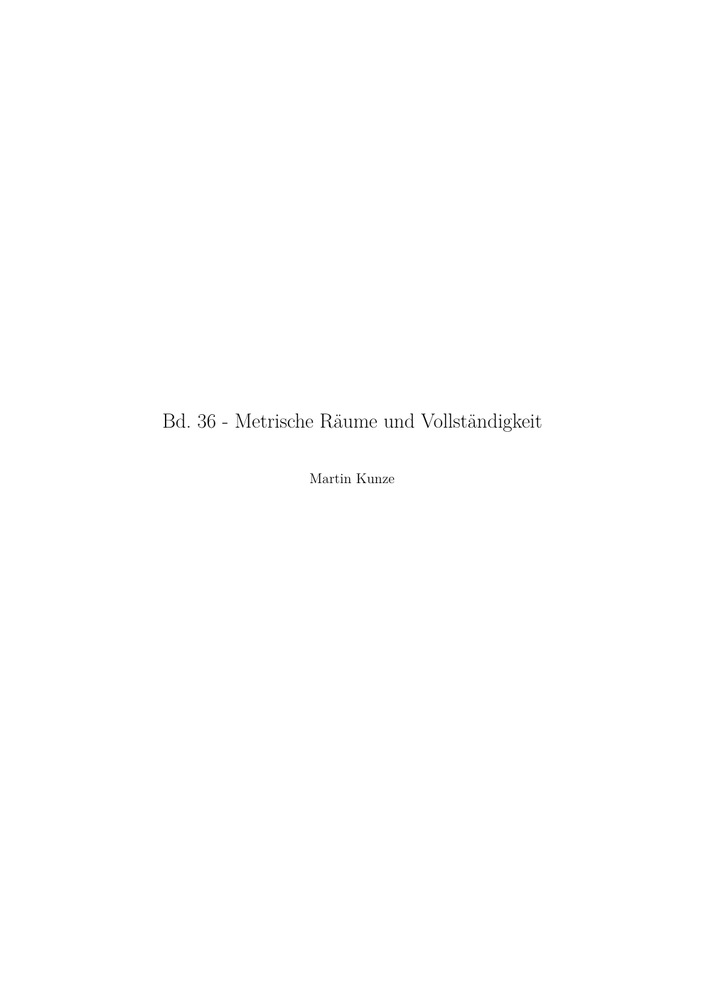
#> input picture tmp/pdfs/b36-final-20260827/page-01.png, 706 x 999 px, shrunk from 993 x 1404 before the run; its folder holds 4 pictures in this run
$ python make_sheets.py
#> lines starting #> are read from the running program, lines starting #| are printed output that depends on the picture
from pathlib import Path

from PIL import Image, ImageDraw


directory = Path(__file__).resolve().parent
pages = sorted(directory.glob("page-*.png"))

for offset in range(0, len(pages), 4):
    batch = pages[offset : offset + 4]
    images = [Image.open(path).convert("RGB") for path in batch]
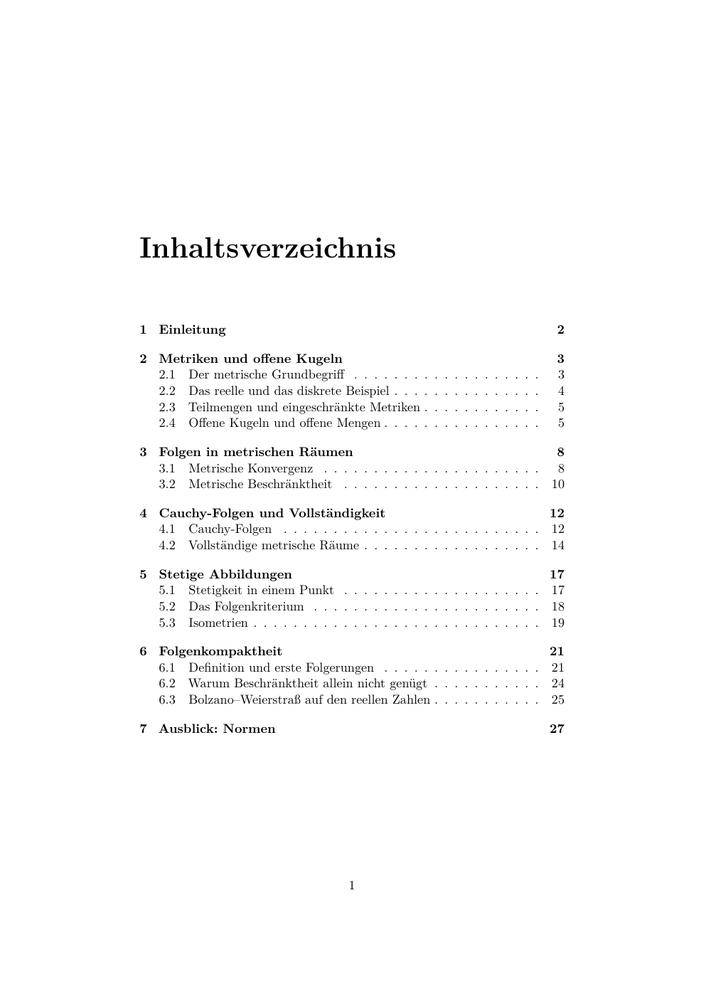
#> input picture tmp/pdfs/b36-final-20260827/page-02.png, 706 x 999 px, shrunk from 993 x 1404 before the run
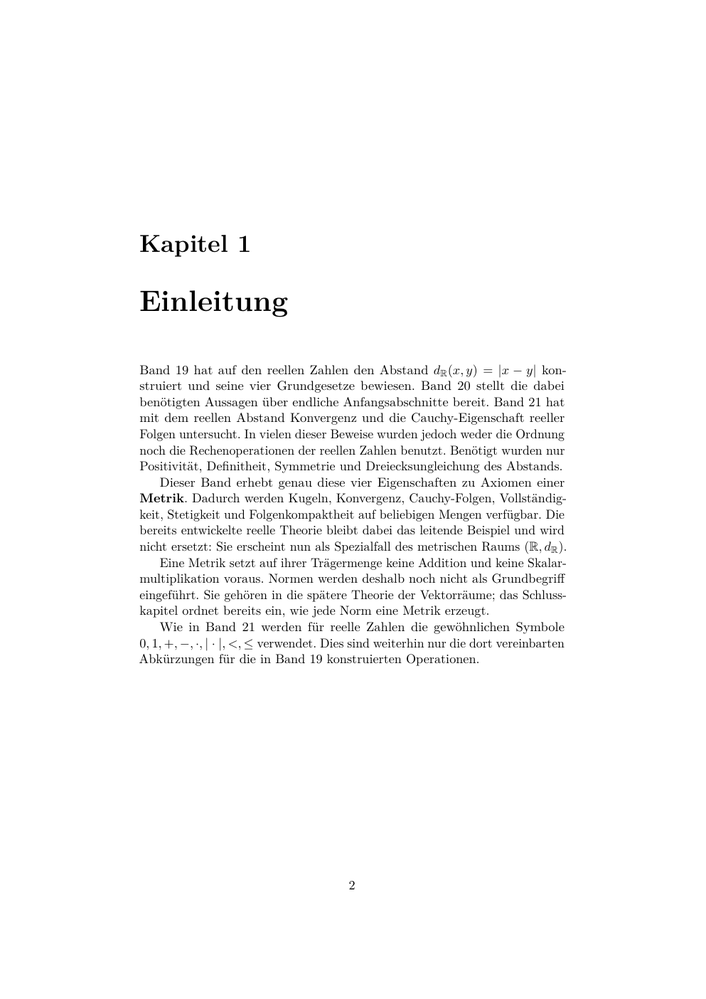
#> input picture tmp/pdfs/b36-final-20260827/page-03.png, 706 x 999 px, shrunk from 993 x 1404 before the run
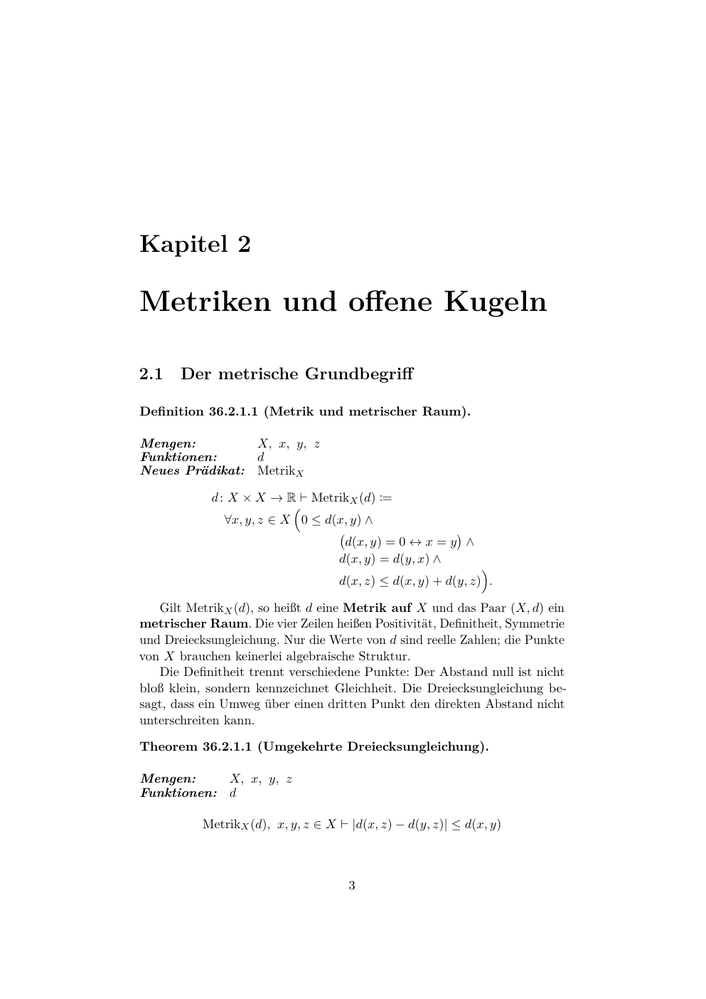
#> input picture tmp/pdfs/b36-final-20260827/page-04.png, 706 x 999 px, shrunk from 993 x 1404 before the run
#> images = 4 items
    width = max(image.width for image in images)
#> width = 706
    height = max(image.height for image in images)
#> height = 999
    sheet = Image.new("RGB", (2 * width, 2 * (height + 34)), "white")
#> sheet: PIL image 1412x2066 RGB; every value is 255
    draw = ImageDraw.Draw(sheet)

    for index, (page, path) in enumerate(zip(images, batch)):
        x = (index % 2) * width
        y = (index // 2) * (height + 34) + 34
        sheet.paste(page, (x, y))
        draw.text((x + 10, y - 27), path.stem, fill="black")
#> this loop made 4 passes
#> (x, y) on passes 1 to 4: (0, 34), (706, 34), (0, 1067), (706, 1067)
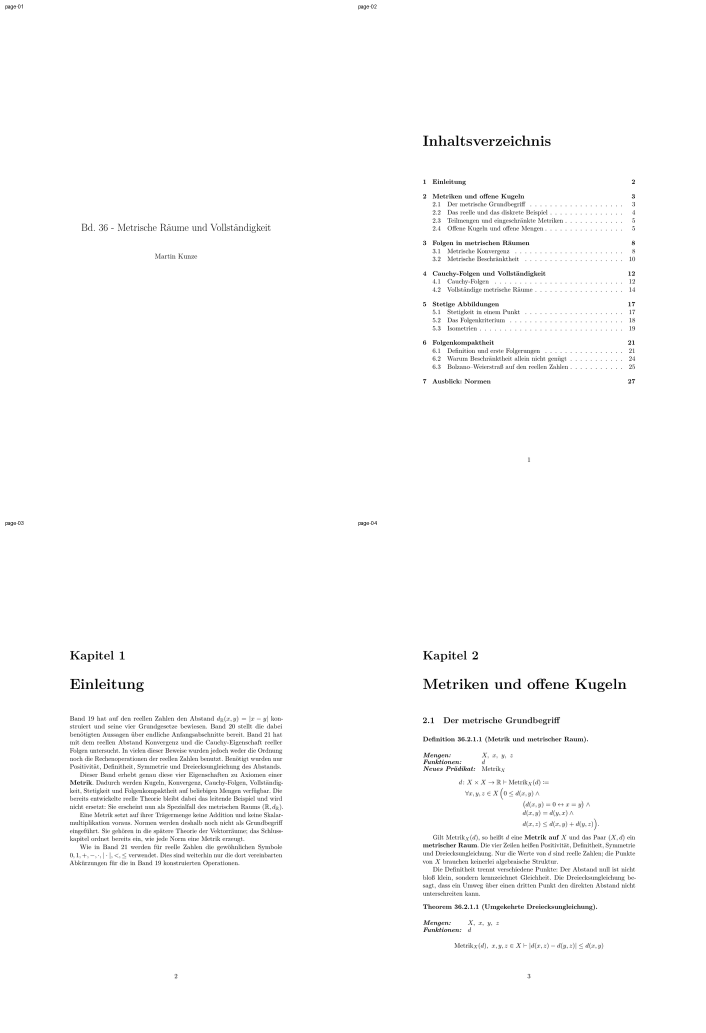
#> sheet: PIL image 1412x2066 RGB (shown at 1/2 size); min 0, max 255, mean 251.4

    sheet.save(directory / f"sheet-{offset // 4 + 1}.png")
